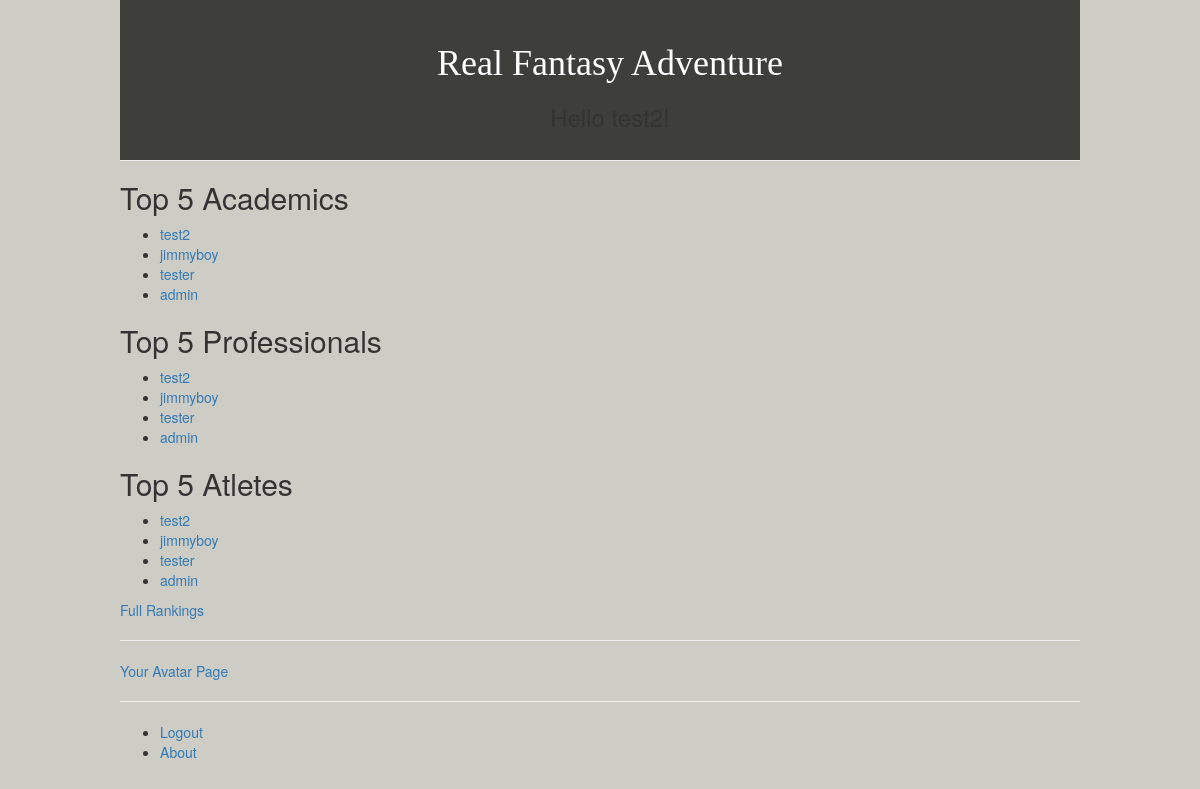
/real_fantasy_adventure_app/ (signed in), run on the app's committed database.
### real_fantasy_adventure_app/models.py (models this page shows, shortened)
class Avatar(models.Model):
	user = models.OneToOneField(User)
	nickname = models.CharField(max_length=80)
	bio = models.TextField()
	confirm = models.BooleanField(default=False)
	level = models.IntegerField(default=1)
	num_professional_points = models.IntegerField(default=0)
	num_athletic_points = models.IntegerField(default=0)
	num_academic_points = models.IntegerField(default=0)
	created_date = models.DateTimeField(auto_now_add=True)
	modified_date = models.DateTimeField(auto_now=True)
	slug = models.SlugField(max_length=80, unique=True)
	objects = AvatarQuerySet.as_manager()
	class Meta:
		verbose_name = "Avatar Entry"
		verbose_name_plural = "Avatar Entries"
		ordering = ["-level"]

### real_fantasy_adventure_app/views.py (the view)
def index(request):
    avatars_by_academic = Avatar.objects.order_by('-num_academic_points')[:5]
    avatars_by_professional = Avatar.objects.order_by('-num_professional_points')[:5]
    avatars_by_athletic = Avatar.objects.order_by('-num_athletic_points')[:5]
    context_dict = {'academics': avatars_by_academic, 'professionals': avatars_by_professional, 'athletes': avatars_by_athletic}
    current_user = request.user
    if (current_user.is_authenticated()):
        avatar = Avatar.objects.get(user=current_user)
        context_dict['avatar_name_slug'] = avatar.slug
    return render(request, 'real_fantasy_adventure_app/index.html', context_dict)

### templates/real_fantasy_adventure_app/index.html (shortened to what this page needs)
{% extends 'real_fantasy_adventure_app/base.html/' %}
{% load static %}
{% block body_block %}
    {% if academics %}
    <h2>Top 5 Academics</h2>
        <ul>
            {% for academic in academics %}
            <li><a href="/real_fantasy_adventure_app/avatar/{{ academic.slug }}">{{ academic.nickname }}</a></li>
            {% endfor %}
        </ul>
    {% else %}
        <strong>There are no academics present.</strong>
    {% endif %}
    {% if professionals %}
    <h2>Top 5 Professionals</h2>
        <ul>
            {% for professional in professionals %}
            <li><a href="/real_fantasy_adventure_app/avatar/{{ professional.slug }}">{{ professional.nickname }}</a></li>
            {% endfor %}
        </ul>
    {% else %}
        <strong>There are no professionals present.</strong>
    {% endif %}
    {% if athletes %}
    <h2>Top 5 Atletes</h2>
        <ul>
            {% for athlete in athletes %}
            <li><a href="/real_fantasy_adventure_app/avatar/{{ athlete.slug }}">{{ athlete.nickname }}</a></li>
            {% endfor %}
        </ul>
    {% else %}
        <strong>There are no athletes present.</strong>
    {% endif %}
    <a href="/real_fantasy_adventure_app/rankings/"> Full Rankings </a>
    <hr />
    {% if user.is_authenticated %}
    <div><a href="/real_fantasy_adventure_app/avatar/{{ avatar_name_slug }}/"> Your Avatar Page </a></div>
    {% else %}
    <p> If you log-in, a link will appear here that links you straight to your avatar</p>
    {% endif %}
{% endblock %}

### static/css/real_fantasy_adventure_base.css (style rules this page uses)
body { background-color: #CDCDC5; padding-left: 10%; padding-right: 10%; }

### data on the page
Avatar: nickname "test2"
Avatar: nickname "jimmyboy"
Avatar: nickname "tester"
Avatar: nickname "admin"
